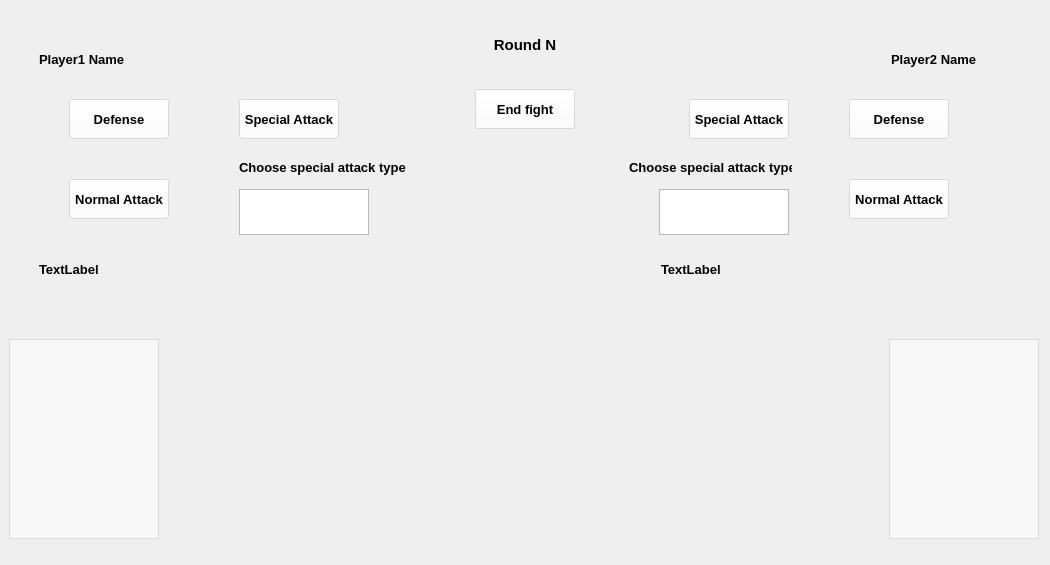
<?xml version="1.0" encoding="UTF-8"?>
<ui version="4.0">
 <author>agamalii</author>
 <class>mainWindow</class>
 <widget class="QMainWindow" name="mainWindow">
  <property name="geometry">
   <rect>
    <x>0</x>
    <y>0</y>
    <width>1050</width>
    <height>565</height>
   </rect>
  </property>
  <property name="sizePolicy">
   <sizepolicy hsizetype="Fixed" vsizetype="Fixed">
    <horstretch>0</horstretch>
    <verstretch>0</verstretch>
   </sizepolicy>
  </property>
  <property name="minimumSize">
   <size>
    <width>1050</width>
    <height>565</height>
   </size>
  </property>
  <property name="maximumSize">
   <size>
    <width>1050</width>
    <height>565</height>
   </size>
  </property>
  <property name="windowTitle">
   <string notr="true">Pokémon</string>
  </property>
  <property name="windowIcon">
   <iconset>
    <normaloff>images/icon.png</normaloff>images/icon.png</iconset>
  </property>
  <property name="styleSheet">
   <string notr="true"/>
  </property>
  <property name="iconSize">
   <size>
    <width>24</width>
    <height>24</height>
   </size>
  </property>
  <widget class="QWidget" name="centralwidget">
   <layout class="QHBoxLayout" name="horizontalLayout">
    <item>
     <widget class="QStackedWidget" name="stack">
      <property name="font">
       <font>
        <pointsize>10</pointsize>
        <bold>true</bold>
       </font>
      </property>
      <property name="autoFillBackground">
       <bool>false</bool>
      </property>
      <property name="locale">
       <locale language="Polish" country="Poland"/>
      </property>
      <property name="currentIndex">
       <number>3</number>
      </property>
      <widget class="QWidget" name="page_2">
       <widget class="QPushButton" name="buttonPlayerVsPlayer">
        <property name="geometry">
         <rect>
          <x>435</x>
          <y>250</y>
          <width>180</width>
          <height>60</height>
         </rect>
        </property>
        <property name="font">
         <font>
          <pointsize>10</pointsize>
          <bold>true</bold>
         </font>
        </property>
        <property name="autoFillBackground">
         <bool>false</bool>
        </property>
        <property name="styleSheet">
         <string notr="true">background-color: rgba(255, 255, 255, 123);</string>
        </property>
        <property name="text">
         <string>Player vs Player</string>
        </property>
       </widget>
       <widget class="QPushButton" name="buttonPlayerVsComputer">
        <property name="geometry">
         <rect>
          <x>435</x>
          <y>330</y>
          <width>180</width>
          <height>60</height>
         </rect>
        </property>
        <property name="font">
         <font>
          <pointsize>10</pointsize>
          <bold>true</bold>
         </font>
        </property>
        <property name="styleSheet">
         <string notr="true">background-color: rgba(255, 255, 255, 123);</string>
        </property>
        <property name="text">
         <string>Player vs Computer</string>
        </property>
       </widget>
       <widget class="QLabel" name="label">
        <property name="geometry">
         <rect>
          <x>375</x>
          <y>150</y>
          <width>300</width>
          <height>50</height>
         </rect>
        </property>
        <property name="sizePolicy">
         <sizepolicy hsizetype="Preferred" vsizetype="Minimum">
          <horstretch>0</horstretch>
          <verstretch>0</verstretch>
         </sizepolicy>
        </property>
        <property name="font">
         <font>
          <pointsize>14</pointsize>
          <bold>true</bold>
         </font>
        </property>
        <property name="styleSheet">
         <string notr="true"/>
        </property>
        <property name="text">
         <string>POKEMONS FIGHT SIMULATOR!</string>
        </property>
        <property name="alignment">
         <set>Qt::AlignCenter</set>
        </property>
       </widget>
      </widget>
      <widget class="QWidget" name="page">
       <widget class="QLabel" name="label_2">
        <property name="geometry">
         <rect>
          <x>440</x>
          <y>100</y>
          <width>171</width>
          <height>51</height>
         </rect>
        </property>
        <property name="sizePolicy">
         <sizepolicy hsizetype="Preferred" vsizetype="Minimum">
          <horstretch>0</horstretch>
          <verstretch>0</verstretch>
         </sizepolicy>
        </property>
        <property name="font">
         <font>
          <pointsize>13</pointsize>
          <bold>true</bold>
         </font>
        </property>
        <property name="styleSheet">
         <string notr="true"/>
        </property>
        <property name="text">
         <string>Confguration</string>
        </property>
        <property name="alignment">
         <set>Qt::AlignCenter</set>
        </property>
       </widget>
       <widget class="QPushButton" name="buttonStartGameVsPlayer">
        <property name="geometry">
         <rect>
          <x>470</x>
          <y>220</y>
          <width>111</width>
          <height>61</height>
         </rect>
        </property>
        <property name="font">
         <font>
          <pointsize>10</pointsize>
          <bold>true</bold>
         </font>
        </property>
        <property name="styleSheet">
         <string notr="true">background-color: rgba(255, 255, 255, 123);</string>
        </property>
        <property name="text">
         <string>Start game</string>
        </property>
       </widget>
       <widget class="QPushButton" name="buttonConfigureFirstPlayer">
        <property name="geometry">
         <rect>
          <x>440</x>
          <y>310</y>
          <width>171</width>
          <height>61</height>
         </rect>
        </property>
        <property name="font">
         <font>
          <pointsize>10</pointsize>
          <bold>true</bold>
         </font>
        </property>
        <property name="styleSheet">
         <string notr="true">background-color: rgba(255, 255, 255, 123);</string>
        </property>
        <property name="text">
         <string>Configure Player1</string>
        </property>
       </widget>
       <widget class="QPushButton" name="buttonConfigureSecondPlayer">
        <property name="geometry">
         <rect>
          <x>440</x>
          <y>400</y>
          <width>171</width>
          <height>61</height>
         </rect>
        </property>
        <property name="font">
         <font>
          <pointsize>10</pointsize>
          <bold>true</bold>
         </font>
        </property>
        <property name="styleSheet">
         <string notr="true">background-color: rgba(255, 255, 255, 123);</string>
        </property>
        <property name="text">
         <string>Configure Player2</string>
        </property>
       </widget>
       <widget class="QPushButton" name="buttonBack1">
        <property name="geometry">
         <rect>
          <x>870</x>
          <y>30</y>
          <width>111</width>
          <height>61</height>
         </rect>
        </property>
        <property name="font">
         <font>
          <pointsize>10</pointsize>
          <bold>true</bold>
         </font>
        </property>
        <property name="styleSheet">
         <string notr="true">background-color: rgba(255, 255, 255, 123);</string>
        </property>
        <property name="text">
         <string>Go back</string>
        </property>
       </widget>
       <widget class="QGroupBox" name="groupBox">
        <property name="geometry">
         <rect>
          <x>70</x>
          <y>220</y>
          <width>171</width>
          <height>61</height>
         </rect>
        </property>
        <property name="styleSheet">
         <string notr="true">background-color: rgba(255, 255, 255, 123);</string>
        </property>
        <property name="title">
         <string/>
        </property>
       </widget>
       <widget class="QSpinBox" name="maxPokemonsSpinbox">
        <property name="geometry">
         <rect>
          <x>90</x>
          <y>250</y>
          <width>61</width>
          <height>21</height>
         </rect>
        </property>
        <property name="minimum">
         <number>1</number>
        </property>
        <property name="maximum">
         <number>30</number>
        </property>
       </widget>
       <widget class="QLabel" name="label_3">
        <property name="geometry">
         <rect>
          <x>80</x>
          <y>220</y>
          <width>151</width>
          <height>31</height>
         </rect>
        </property>
        <property name="font">
         <font>
          <pointsize>10</pointsize>
          <italic>false</italic>
          <bold>true</bold>
         </font>
        </property>
        <property name="text">
         <string>Max pokemons in team:</string>
        </property>
       </widget>
      </widget>
      <widget class="QWidget" name="page_4">
       <widget class="QLineEdit" name="playerNameEdit">
        <property name="geometry">
         <rect>
          <x>450</x>
          <y>70</y>
          <width>151</width>
          <height>41</height>
         </rect>
        </property>
        <property name="font">
         <font>
          <pointsize>10</pointsize>
          <bold>true</bold>
         </font>
        </property>
        <property name="styleSheet">
         <string notr="true">background-color: rgba(255, 255, 255, 123);</string>
        </property>
        <property name="placeholderText">
         <string>Enter player name</string>
        </property>
       </widget>
       <widget class="QLineEdit" name="findPokemonEdit">
        <property name="geometry">
         <rect>
          <x>300</x>
          <y>170</y>
          <width>450</width>
          <height>40</height>
         </rect>
        </property>
        <property name="font">
         <font>
          <pointsize>10</pointsize>
          <bold>true</bold>
         </font>
        </property>
        <property name="styleSheet">
         <string notr="true">background-color: rgba(255, 255, 255, 123);</string>
        </property>
        <property name="placeholderText">
         <string>Enter pokemon name</string>
        </property>
       </widget>
       <widget class="QPushButton" name="buttonBack2">
        <property name="geometry">
         <rect>
          <x>870</x>
          <y>30</y>
          <width>111</width>
          <height>61</height>
         </rect>
        </property>
        <property name="font">
         <font>
          <pointsize>10</pointsize>
          <bold>true</bold>
         </font>
        </property>
        <property name="styleSheet">
         <string notr="true">background-color: rgba(255, 255, 255, 123);</string>
        </property>
        <property name="text">
         <string>Go back</string>
        </property>
       </widget>
       <widget class="QWidget" name="layoutWidget">
        <property name="geometry">
         <rect>
          <x>250</x>
          <y>230</y>
          <width>551</width>
          <height>241</height>
         </rect>
        </property>
        <layout class="QHBoxLayout" name="horizontalLayout_2">
         <item>
          <widget class="QListWidget" name="availablePokemonsList">
           <property name="font">
            <font>
             <pointsize>10</pointsize>
             <bold>false</bold>
            </font>
           </property>
           <property name="styleSheet">
            <string notr="true">background-color: rgba(255, 255, 255, 123);</string>
           </property>
          </widget>
         </item>
         <item>
          <widget class="QListWidget" name="chosenPokemonsList">
           <property name="font">
            <font>
             <pointsize>10</pointsize>
             <bold>false</bold>
            </font>
           </property>
           <property name="styleSheet">
            <string notr="true">background-color: rgba(255, 255, 255, 123);</string>
           </property>
          </widget>
         </item>
        </layout>
       </widget>
      </widget>
      <widget class="QWidget" name="page_5">
       <widget class="QLabel" name="firstPlayerNameLabel">
        <property name="geometry">
         <rect>
          <x>30</x>
          <y>30</y>
          <width>120</width>
          <height>40</height>
         </rect>
        </property>
        <property name="font">
         <font>
          <pointsize>10</pointsize>
          <bold>true</bold>
         </font>
        </property>
        <property name="styleSheet">
         <string notr="true"/>
        </property>
        <property name="text">
         <string>Player1 Name</string>
        </property>
       </widget>
       <widget class="QLabel" name="secondPlayerNameLabel">
        <property name="geometry">
         <rect>
          <x>882</x>
          <y>30</y>
          <width>120</width>
          <height>40</height>
         </rect>
        </property>
        <property name="font">
         <font>
          <pointsize>10</pointsize>
          <bold>true</bold>
         </font>
        </property>
        <property name="styleSheet">
         <string notr="true"/>
        </property>
        <property name="text">
         <string>Player2 Name</string>
        </property>
       </widget>
       <widget class="QLabel" name="roundLabel">
        <property name="geometry">
         <rect>
          <x>476</x>
          <y>15</y>
          <width>80</width>
          <height>41</height>
         </rect>
        </property>
        <property name="font">
         <font>
          <pointsize>11</pointsize>
          <bold>true</bold>
         </font>
        </property>
        <property name="styleSheet">
         <string notr="true"/>
        </property>
        <property name="text">
         <string>Round N</string>
        </property>
        <property name="alignment">
         <set>Qt::AlignCenter</set>
        </property>
       </widget>
       <widget class="QListWidget" name="pokemonsList1">
        <property name="geometry">
         <rect>
          <x>0</x>
          <y>330</y>
          <width>150</width>
          <height>200</height>
         </rect>
        </property>
        <property name="font">
         <font>
          <pointsize>10</pointsize>
          <bold>false</bold>
         </font>
        </property>
        <property name="styleSheet">
         <string notr="true">background-color: rgba(255, 255, 255, 150);</string>
        </property>
       </widget>
       <widget class="QListWidget" name="pokemonsList2">
        <property name="geometry">
         <rect>
          <x>880</x>
          <y>330</y>
          <width>150</width>
          <height>200</height>
         </rect>
        </property>
        <property name="font">
         <font>
          <pointsize>10</pointsize>
          <bold>false</bold>
         </font>
        </property>
        <property name="styleSheet">
         <string notr="true">background-color: rgba(255, 255, 255, 150);</string>
        </property>
       </widget>
       <widget class="QPushButton" name="buttonDefense1">
        <property name="geometry">
         <rect>
          <x>60</x>
          <y>90</y>
          <width>100</width>
          <height>40</height>
         </rect>
        </property>
        <property name="font">
         <font>
          <pointsize>10</pointsize>
          <bold>true</bold>
         </font>
        </property>
        <property name="styleSheet">
         <string notr="true">background-color: rgba(255, 255, 255, 123);</string>
        </property>
        <property name="text">
         <string>Defense</string>
        </property>
       </widget>
       <widget class="QPushButton" name="buttonSpecialAttack1">
        <property name="geometry">
         <rect>
          <x>230</x>
          <y>90</y>
          <width>100</width>
          <height>40</height>
         </rect>
        </property>
        <property name="font">
         <font>
          <pointsize>10</pointsize>
          <bold>true</bold>
         </font>
        </property>
        <property name="styleSheet">
         <string notr="true">background-color: rgba(255, 255, 255, 123);</string>
        </property>
        <property name="text">
         <string>Special Attack</string>
        </property>
       </widget>
       <widget class="QPushButton" name="buttonNormalAttack1">
        <property name="geometry">
         <rect>
          <x>60</x>
          <y>170</y>
          <width>100</width>
          <height>40</height>
         </rect>
        </property>
        <property name="font">
         <font>
          <pointsize>10</pointsize>
          <bold>true</bold>
         </font>
        </property>
        <property name="styleSheet">
         <string notr="true">background-color: rgba(255, 255, 255, 123);</string>
        </property>
        <property name="text">
         <string>Normal Attack</string>
        </property>
       </widget>
       <widget class="QPushButton" name="buttonSpecialAttack2">
        <property name="geometry">
         <rect>
          <x>680</x>
          <y>90</y>
          <width>100</width>
          <height>40</height>
         </rect>
        </property>
        <property name="font">
         <font>
          <pointsize>10</pointsize>
          <bold>true</bold>
         </font>
        </property>
        <property name="styleSheet">
         <string notr="true">background-color: rgba(255, 255, 255, 123);</string>
        </property>
        <property name="text">
         <string>Special Attack</string>
        </property>
       </widget>
       <widget class="QPushButton" name="buttonNormalAttack2">
        <property name="geometry">
         <rect>
          <x>840</x>
          <y>170</y>
          <width>100</width>
          <height>40</height>
         </rect>
        </property>
        <property name="font">
         <font>
          <pointsize>10</pointsize>
          <bold>true</bold>
         </font>
        </property>
        <property name="styleSheet">
         <string notr="true">background-color: rgba(255, 255, 255, 123);</string>
        </property>
        <property name="text">
         <string>Normal Attack</string>
        </property>
       </widget>
       <widget class="QPushButton" name="buttonDefense2">
        <property name="enabled">
         <bool>true</bool>
        </property>
        <property name="geometry">
         <rect>
          <x>840</x>
          <y>90</y>
          <width>100</width>
          <height>40</height>
         </rect>
        </property>
        <property name="font">
         <font>
          <pointsize>10</pointsize>
          <bold>true</bold>
         </font>
        </property>
        <property name="styleSheet">
         <string notr="true">background-color: rgba(255, 255, 255, 123);</string>
        </property>
        <property name="text">
         <string>Defense</string>
        </property>
       </widget>
       <widget class="QLabel" name="currentPokemon1Label">
        <property name="geometry">
         <rect>
          <x>270</x>
          <y>290</y>
          <width>200</width>
          <height>200</height>
         </rect>
        </property>
        <property name="sizePolicy">
         <sizepolicy hsizetype="Expanding" vsizetype="Expanding">
          <horstretch>0</horstretch>
          <verstretch>0</verstretch>
         </sizepolicy>
        </property>
        <property name="minimumSize">
         <size>
          <width>150</width>
          <height>150</height>
         </size>
        </property>
        <property name="styleSheet">
         <string notr="true"/>
        </property>
        <property name="text">
         <string/>
        </property>
        <property name="scaledContents">
         <bool>true</bool>
        </property>
        <property name="alignment">
         <set>Qt::AlignCenter</set>
        </property>
       </widget>
       <widget class="QLabel" name="currentPokemon2Label">
        <property name="geometry">
         <rect>
          <x>562</x>
          <y>290</y>
          <width>200</width>
          <height>200</height>
         </rect>
        </property>
        <property name="sizePolicy">
         <sizepolicy hsizetype="Expanding" vsizetype="Expanding">
          <horstretch>0</horstretch>
          <verstretch>0</verstretch>
         </sizepolicy>
        </property>
        <property name="minimumSize">
         <size>
          <width>150</width>
          <height>150</height>
         </size>
        </property>
        <property name="styleSheet">
         <string notr="true"/>
        </property>
        <property name="text">
         <string/>
        </property>
        <property name="scaledContents">
         <bool>true</bool>
        </property>
       </widget>
       <widget class="QPushButton" name="buttonEndFight">
        <property name="geometry">
         <rect>
          <x>466</x>
          <y>80</y>
          <width>100</width>
          <height>40</height>
         </rect>
        </property>
        <property name="font">
         <font>
          <pointsize>10</pointsize>
          <bold>true</bold>
         </font>
        </property>
        <property name="styleSheet">
         <string notr="true">background-color: rgba(255, 255, 255, 123);</string>
        </property>
        <property name="text">
         <string>End fight</string>
        </property>
       </widget>
       <widget class="QLabel" name="commentPlayer1">
        <property name="geometry">
         <rect>
          <x>30</x>
          <y>240</y>
          <width>350</width>
          <height>40</height>
         </rect>
        </property>
        <property name="font">
         <font>
          <pointsize>10</pointsize>
          <bold>true</bold>
         </font>
        </property>
        <property name="styleSheet">
         <string notr="true"/>
        </property>
        <property name="text">
         <string>TextLabel</string>
        </property>
       </widget>
       <widget class="QLabel" name="commentPlayer2">
        <property name="geometry">
         <rect>
          <x>652</x>
          <y>240</y>
          <width>350</width>
          <height>40</height>
         </rect>
        </property>
        <property name="font">
         <font>
          <pointsize>10</pointsize>
          <bold>true</bold>
         </font>
        </property>
        <property name="styleSheet">
         <string notr="true"/>
        </property>
        <property name="text">
         <string>TextLabel</string>
        </property>
       </widget>
       <widget class="QListWidget" name="typesList1">
        <property name="geometry">
         <rect>
          <x>230</x>
          <y>180</y>
          <width>130</width>
          <height>46</height>
         </rect>
        </property>
        <property name="font">
         <font>
          <pointsize>10</pointsize>
          <italic>false</italic>
          <bold>true</bold>
         </font>
        </property>
        <property name="selectionRectVisible">
         <bool>false</bool>
        </property>
       </widget>
       <widget class="QLabel" name="chooseSpecialTypeLabel1">
        <property name="enabled">
         <bool>true</bool>
        </property>
        <property name="geometry">
         <rect>
          <x>230</x>
          <y>150</y>
          <width>181</width>
          <height>16</height>
         </rect>
        </property>
        <property name="font">
         <font>
          <pointsize>10</pointsize>
          <bold>true</bold>
          <kerning>true</kerning>
         </font>
        </property>
        <property name="text">
         <string>Choose special attack type</string>
        </property>
       </widget>
       <widget class="QLabel" name="chooseSpecialTypeLabel2">
        <property name="geometry">
         <rect>
          <x>620</x>
          <y>150</y>
          <width>163</width>
          <height>16</height>
         </rect>
        </property>
        <property name="font">
         <font>
          <pointsize>10</pointsize>
          <bold>true</bold>
          <kerning>true</kerning>
         </font>
        </property>
        <property name="inputMethodHints">
         <set>Qt::ImhNone</set>
        </property>
        <property name="text">
         <string>Choose special attack type</string>
        </property>
       </widget>
       <widget class="QListWidget" name="typesList2">
        <property name="geometry">
         <rect>
          <x>650</x>
          <y>180</y>
          <width>130</width>
          <height>46</height>
         </rect>
        </property>
        <property name="font">
         <font>
          <pointsize>10</pointsize>
          <bold>true</bold>
         </font>
        </property>
        <property name="verticalScrollBarPolicy">
         <enum>Qt::ScrollBarAlwaysOff</enum>
        </property>
       </widget>
      </widget>
     </widget>
    </item>
   </layout>
  </widget>
 </widget>
 <resources/>
 <connections/>
</ui>
